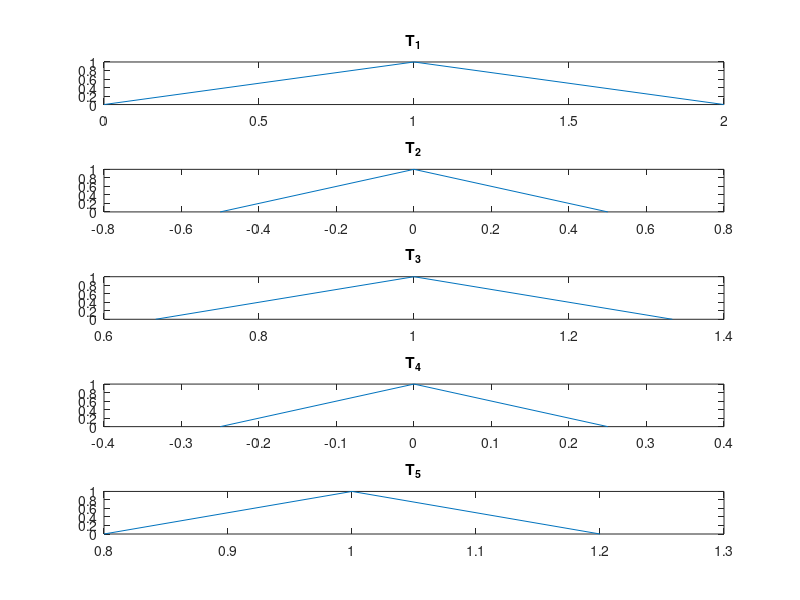

This chart was generated by the following MATLAB code:
n = 1;
max_n = 5;
figure

while n <= max_n
    if mod(n,2) == 0
        X = [0-1/n 0 0+1/n];
        Y = [0 1 0];
        subplot(max_n,1,n)
        plot(X,Y);
        title(['T_' num2str(n)'])
        hold on
    else
      X = [1-1/n 1 1+1/n];
        Y = [0 1 0];
        subplot(max_n,1,n)
        plot(X,Y);
        title(['T_' num2str(n)'])
        hold on
    end
    n = n+1;
end

